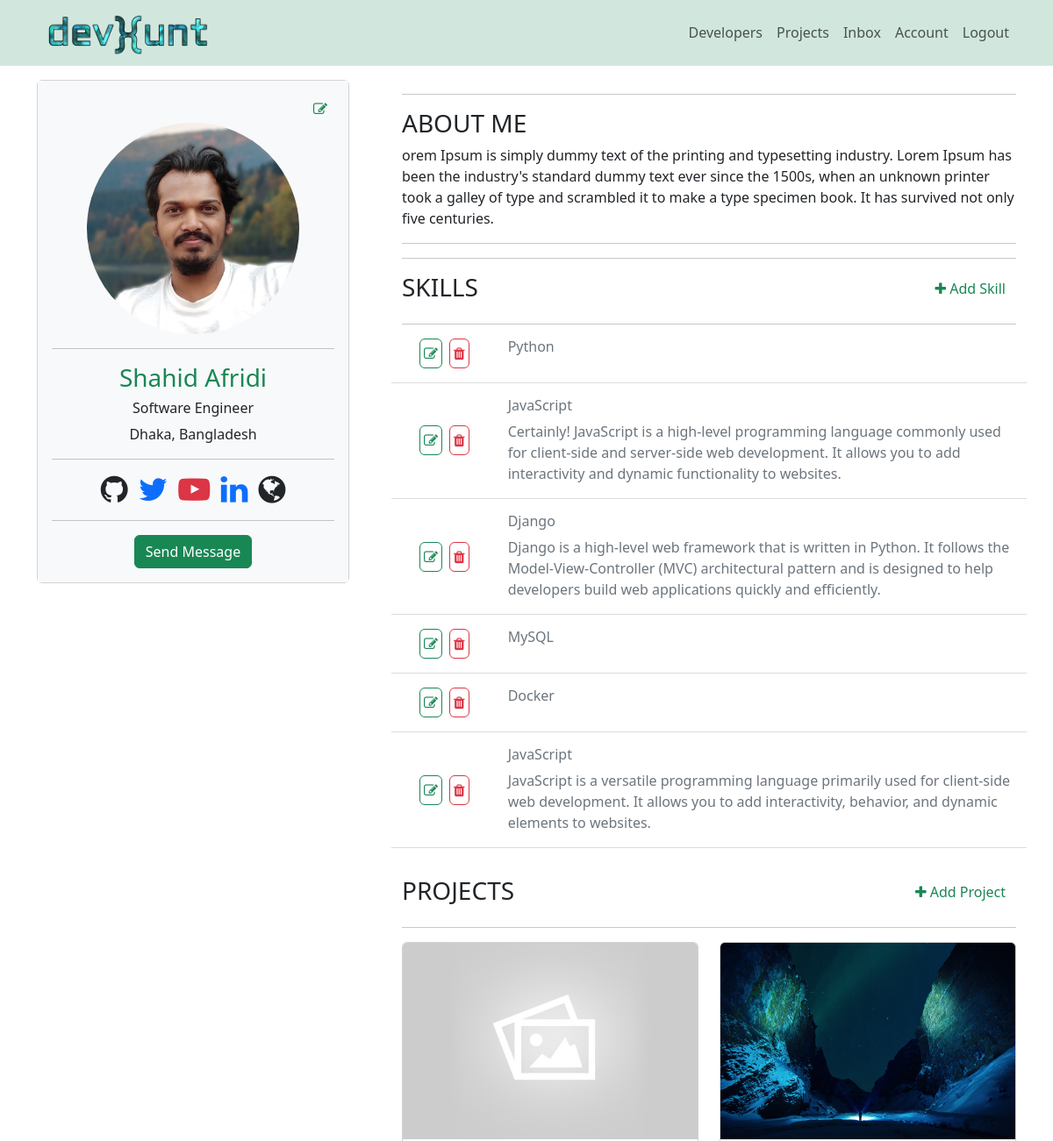
Before: /account/ (signed in, upper part) with the older database file.
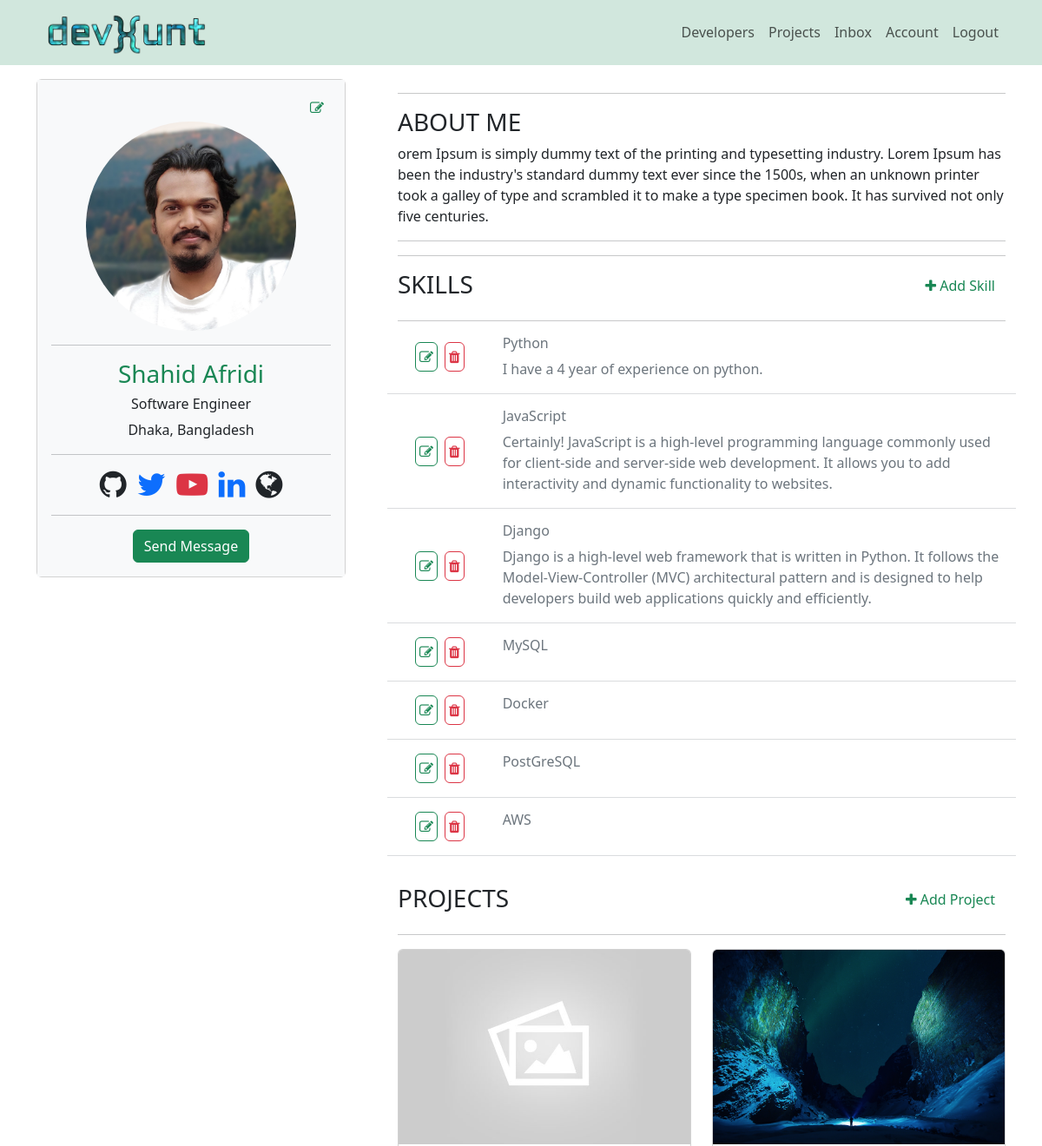
After: the same page with the newer database file.
### users/models.py (models this page shows, shortened)
class Skill(models.Model):
    owner = models.ForeignKey(
        Profile, on_delete=models.CASCADE, null=True, blank=True)
    name = models.CharField(max_length=200, blank=True, null=True)
    description = models.TextField(null=True, blank=True)
    created_at = models.DateTimeField(auto_now_add=True)
    id = models.UUIDField(default=uuid.uuid4, unique=True,
                          primary_key=True, editable=False)

### projects/models.py (models this page shows, shortened)
class Project(models.Model):
    owner = models.ForeignKey(Profile, blank=True, null=True, on_delete=models.SET_NULL)
    title = models.CharField(max_length=255)
    description = models.TextField(null=True, blank=True)
    featured_image = models.ImageField(null=True, blank=True, default='default.jpg')
    demo_link = models.CharField(max_length=200, null=True, blank=True)
    source_link = models.CharField(max_length=200, null=True, blank=True)
    tags = models.ManyToManyField('Tag', blank=True)
    vote_total = models.IntegerField(default=0, null=True, blank=True)
    vote_ratio = models.IntegerField(default=0, null=True, blank=True)
    created_at = models.DateTimeField(auto_now_add=True)
    id = models.UUIDField(default=uuid.uuid4, unique=True,
                          primary_key=True, editable=False)

### users/views.py (the view)
# urls.py: path('account/', views.userAccount, name="account"),
@login_required(login_url='login')
def userAccount(request):
    profile = request.user.profile
    skills = profile.skill_set.all()
    context = {
        'profile': profile,
        'skills': skills,
    }
    return render(request, 'users/account.html', context)

### users/templates/users/account.html (shortened to what this page needs)
{% extends 'main.html' %}
{% block content %}
    <div class="container text-center mt-3">
        <div class="row">
          <div class="col-12 col-sm-12 col-md-4">
            <div class="card text-center mb-3" >
                <div class="card-body bg-light">
                    <div class='d-flex justify-content-end'>
                        <a class="btn btn-outline-success border-0 p-1 mx-1" href="{% url 'edit-account' %}"><i class="fa fa-edit" ></i></a>
                    </div>
                    <img src="{{ profile.profile_image.url}}" class="rounded-circle w-75"  alt="Avatar" />
                    <hr>
                    <h3 class="card-title text-success">{{profile.name}}</h3>
                    <h6 class="card-text">{{ profile.short_intro }}</h6>
                    <p class="card-text">{{profile.location}}</p>
                    <hr>
                    <a href="#" class='text-dark mx-1'><i class="fa fa-github" style="font-size:36px"></i></a>
                    <a href="#" class='text-primary mx-1'><i class="fa fa-twitter" style="font-size:36px"></i></a>
                    <a href="#" class='text-danger mx-1'><i class="fa fa-youtube-play" style="font-size:36px"></i></i></a>
                    <a href="#" class='text-primary mx-1'><i class="fa fa-linkedin" style="font-size:36px"></i></a>
                    <a href="#" class='text-dark mx-1'><i class="fa fa-globe" style="font-size:36px"></i></i></a>
                    <hr>
                    <a href="#" class="btn btn-success">Send Message</a>
                </div>
              </div>
          </div>
            <div class="col-12 col-sm-12 col-md-8 ps-5 text-start">
                <div>
                    <hr>
                    <h3>ABOUT ME</h3>
                    <p>{{ profile.bio}}</p>
                    <hr><hr>
                </div>
                <div>
                    <div class="d-flex justify-content-between">
                        <h3>SKILLS</h3>
                        <a class="btn btn-outline-success mb-1 border-0" href="{% url 'create-skill' %}"><i class="fa fa-plus" aria-hidden="true"></i> Add Skill</a>
                      </div>
                      <hr>
                    {% for skill in skills %}
                    <div class="row text-secondary ">
                        <div class="col-2 d-flex align-items-center justify-content-center mb-3">
                            <a class="btn btn-outline-success p-1 mx-1" href="{% url 'update-skill' skill.id %}"><i class="fa fa-edit" ></i></a>
                            <a class="btn btn-outline-danger p-1 mx-1" href="{% url 'delete-skill' skill.id %}?next=/account"><i class="fa fa-trash" aria-hidden="true"></i></a>
                        </div>
                        <div class="col-10">
                            <h6>{{ skill.name }}</h6>
                            <p>{{ skill.description }}</p>
                        </div>
                        <hr>
                    </div>
                    {% endfor %}
                </div>
                <div class='mt-3'>
                    <div class="d-flex justify-content-between">
                        <h3>PROJECTS</h3>
                        <a class="btn btn-outline-success mb-1 border-0" href="{% url 'create-project' %}"><i class="fa fa-plus" aria-hidden="true"></i> Add Project</a>
                    </div>
                    <hr>
                    <div class="row row-cols-1 row-cols-md-2 g-4">
                        {% for project in profile.project_set.all %}
                        <div class="col">
                            <a class="text-decoration-none " href="{% url 'single-project' project.id %}" >
                                <div class="card h-100 ">
                                    <img src="{{project.featured_image.url}}" class="card-img-top" alt="...">
                                </div>
                            </a>
                        </div>
                        {% endfor %}
                    </div>
                </div>
            </div>
        </div>
    </div>
{% endblock content %}

Changed rows visible on the page:
changed Skill "Python": description (not shown) → "I have a 4 year of experience on python."
changed Skill: name "JavaScript" → "PostGreSQL"; description "JavaScript is a versatile programming language primarily used for client-side web development. It allows you to add interactivity, behavior, and dynamic elements to websites." → (not shown)
added Skill: name "AWS"
